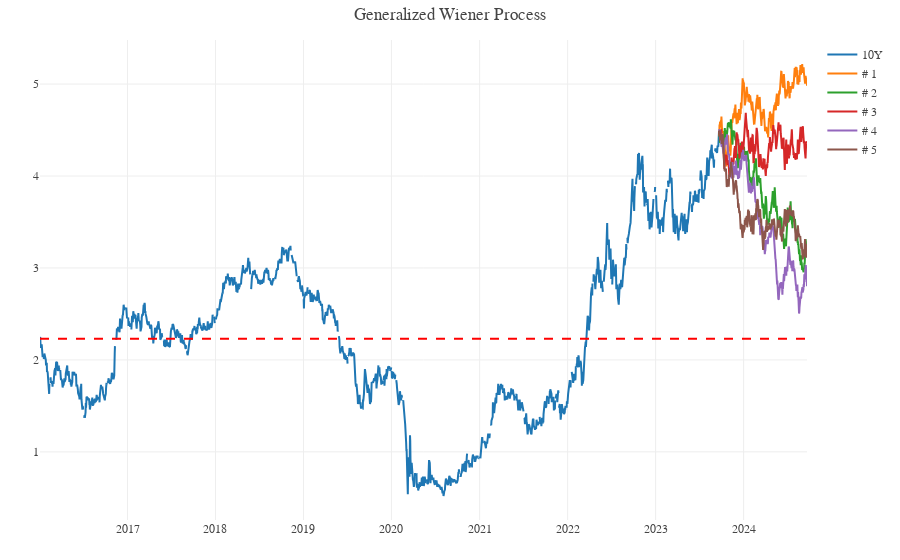

The cell this chart's notebook holds for it:
### Code cell
time = 365
interval = 1
kappa = 0.5 
generalized_wiener_process_df = pd.DataFrame()


for j in range(trial_path):

    r = initial_rate
    initial_rate = ten_year_yield['10Y'].to_list()[-1]
    generalized_wiener_process_rates = [initial_rate]

    for i in range(0,time, interval):
        r += kappa * (estimated_a - r) * interval/time + estimated_b * np.random.normal() * np.sqrt(interval/time)
        generalized_wiener_process_rates.append(r)

    generalized_wiener_process_df['Path: ' + str(j + 1)] = generalized_wiener_process_rates

generalized_wiener_process_df.index = pd.date_range(ten_year_yield['index'].to_list()[-1], periods = 366)

fig = go.Figure()

fig.add_trace(
    go.Scatter( x = ten_year_yield['index'],
                y = ten_year_yield['10Y'],
                name = '10Y'))

fig.add_hline(y = estimated_a, 
              line_dash = "dash", 
              line_color = "red",
              name = 'Long Term Average')

for c in range(generalized_wiener_process_df.shape[1]):

    column_name = generalized_wiener_process_df.columns[c]

    fig.add_trace(
        go.Scatter( x = generalized_wiener_process_df.index,
                    y = generalized_wiener_process_df[str(column_name)],
                    name = '# '+ str(c + 1)))


fig.update_layout(template = temp, title = "Generalized Wiener Process")
fig.show()

generalized_wiener_process_df

### Figure 1 — Plotly figure (JSON) as saved in the notebook; plotly's stock layout.template omitted (floating-point values rounded to 4 significant figures; data arrays with more than 128 entries replaced by an {"elided": "..."} marker saying what was removed)
{"data": [{"name": "10Y", "type": "scatter", "x": {"elided": "2014 str values"}, "y": {"elided": "2014 float values"}}, {"name": "# 1", "type": "scatter", "x": {"elided": "366 str values"}, "y": {"elided": "366 float values"}}, {"name": "# 2", "type": "scatter", "x": {"elided": "366 str values"}, "y": {"elided": "366 float values"}}, {"name": "# 3", "type": "scatter", "x": {"elided": "366 str values"}, "y": {"elided": "366 float values"}}, {"name": "# 4", "type": "scatter", "x": {"elided": "366 str values"}, "y": {"elided": "366 float values"}}, {"name": "# 5", "type": "scatter", "x": {"elided": "366 str values"}, "y": {"elided": "366 float values"}}], "layout": {"shapes": [{"line": {"color": "red", "dash": "dash"}, "name": "Long Term Average", "type": "line", "x0": 0, "x1": 1, "xref": "x domain", "y0": 2.231, "y1": 2.231, "yref": "y"}], "title": {"text": "Generalized Wiener Process"}}}
